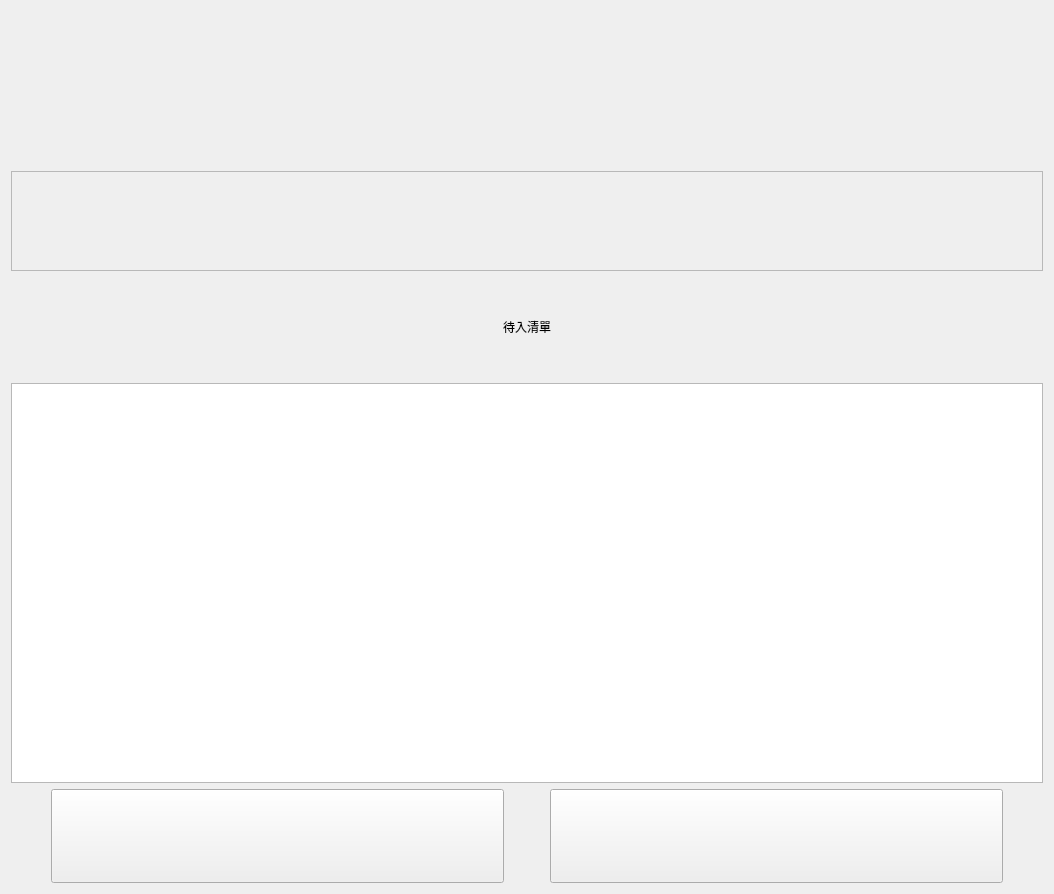
    <widget class="QWidget" name="page_store_multi">
     <property name="styleSheet">
      <string notr="true">QWidget#page_store_multi{background-image: url(:/pics/takePage_background.png);}
</string>
     </property>
     <layout class="QGridLayout" name="gridLayout_13">
      <item row="0" column="0">
       <layout class="QVBoxLayout" name="verticalLayout_2">
        <item>
         <spacer name="verticalSpacer_7">
          <property name="orientation">
           <enum>Qt::Vertical</enum>
          </property>
          <property name="sizeType">
           <enum>QSizePolicy::Fixed</enum>
          </property>
          <property name="sizeHint" stdset="0">
           <size>
            <width>20</width>
            <height>160</height>
           </size>
          </property>
         </spacer>
        </item>
        <item>
         <widget class="QFrame" name="frame_store_multi_waitingbox">
          <property name="sizePolicy">
           <sizepolicy hsizetype="Preferred" vsizetype="Fixed">
            <horstretch>0</horstretch>
            <verstretch>0</verstretch>
           </sizepolicy>
          </property>
          <property name="minimumSize">
           <size>
            <width>0</width>
            <height>100</height>
           </size>
          </property>
          <property name="maximumSize">
           <size>
            <width>16777215</width>
            <height>100</height>
           </size>
          </property>
          <property name="frameShape">
           <enum>QFrame::StyledPanel</enum>
          </property>
          <property name="frameShadow">
           <enum>QFrame::Raised</enum>
          </property>
         </widget>
        </item>
        <item>
         <widget class="QLabel" name="label_store_multi_list">
          <property name="sizePolicy">
           <sizepolicy hsizetype="Preferred" vsizetype="Fixed">
            <horstretch>0</horstretch>
            <verstretch>0</verstretch>
           </sizepolicy>
          </property>
          <property name="minimumSize">
           <size>
            <width>400</width>
            <height>100</height>
           </size>
          </property>
          <property name="styleSheet">
           <string notr="true">font: 48pt &quot;Microsoft JhengHei&quot;;</string>
          </property>
          <property name="text">
           <string>待入清單</string>
          </property>
          <property name="alignment">
           <set>Qt::AlignCenter</set>
          </property>
         </widget>
        </item>
        <item>
         <widget class="QTableView" name="tableView_store_multi">
          <property name="sizePolicy">
           <sizepolicy hsizetype="Preferred" vsizetype="Expanding">
            <horstretch>0</horstretch>
            <verstretch>0</verstretch>
           </sizepolicy>
          </property>
          <property name="minimumSize">
           <size>
            <width>400</width>
            <height>400</height>
           </size>
          </property>
          <property name="styleSheet">
           <string notr="true">font: 28pt &quot;Microsoft JhengHei&quot;;</string>
          </property>
         </widget>
        </item>
        <item>
         <layout class="QHBoxLayout" name="horizontalLayout_6">
          <item>
           <spacer name="horizontalSpacer_9">
            <property name="orientation">
             <enum>Qt::Horizontal</enum>
            </property>
            <property name="sizeHint" stdset="0">
             <size>
              <width>40</width>
              <height>20</height>
             </size>
            </property>
           </spacer>
          </item>
          <item>
           <widget class="QPushButton" name="btn_store_multi_store">
            <property name="minimumSize">
             <size>
              <width>453</width>
              <height>94</height>
             </size>
            </property>
            <property name="styleSheet">
             <string notr="true">/*font: 28pt &quot;Agency FB&quot;;
color: rgb(255, 255, 255);
background-color: rgb(0, 170, 255);*/
border-image: url(:/pics/multistore_store.png);</string>
            </property>
            <property name="text">
             <string/>
            </property>
           </widget>
          </item>
          <item>
           <spacer name="horizontalSpacer_15">
            <property name="orientation">
             <enum>Qt::Horizontal</enum>
            </property>
            <property name="sizeHint" stdset="0">
             <size>
              <width>40</width>
              <height>20</height>
             </size>
            </property>
           </spacer>
          </item>
          <item>
           <widget class="QPushButton" name="btn_store_multi_changeBox">
            <property name="minimumSize">
             <size>
              <width>453</width>
              <height>94</height>
             </size>
            </property>
            <property name="maximumSize">
             <size>
              <width>400</width>
              <height>100</height>
             </size>
            </property>
            <property name="styleSheet">
             <string notr="true">/*font: 22pt &quot;Adobe Arabic&quot;;
color: rgb(255, 255, 255);
background-color: rgb(0, 170, 0);*/
border-image: url(:/pics/multiStorePage_changeBox.png);</string>
            </property>
            <property name="text">
             <string/>
            </property>
           </widget>
          </item>
          <item>
           <spacer name="horizontalSpacer_10">
            <property name="orientation">
             <enum>Qt::Horizontal</enum>
            </property>
            <property name="sizeHint" stdset="0">
             <size>
              <width>40</width>
              <height>20</height>
             </size>
            </property>
           </spacer>
          </item>
         </layout>
        </item>
       </layout>
      </item>
     </layout>
    </widget>
